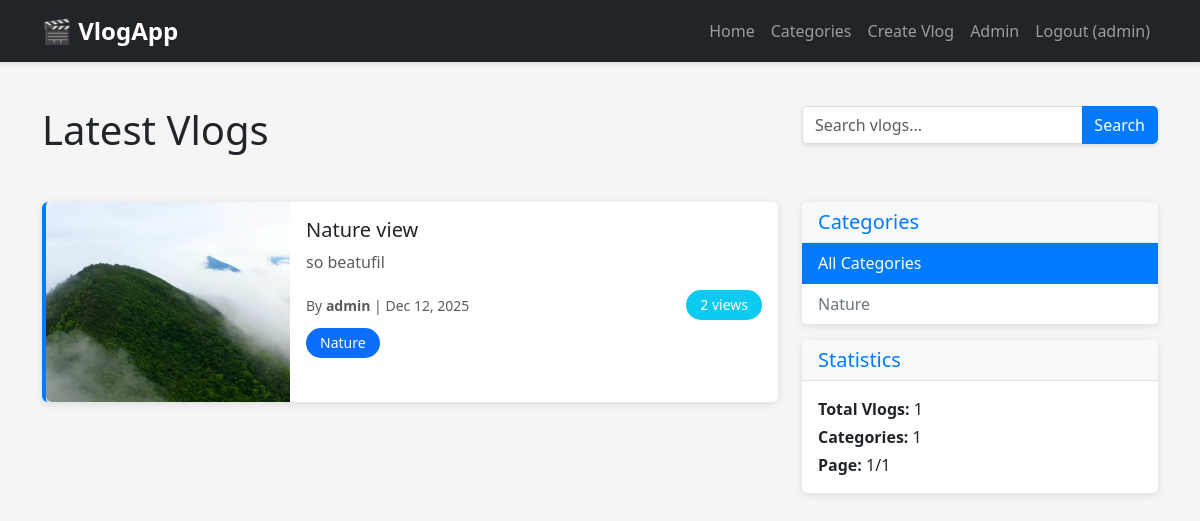
The app's page / (signed in) with its own data.
### vlogapp/models.py (models this page shows, shortened)
class VlogPost(models.Model):
    title = models.CharField(
        max_length=200,
        help_text="Enter the title of your vlog"
    )
    slug = models.SlugField(
        unique=True,
        help_text="URL-friendly version of the title (auto-generated)"
    )
    video_url = models.URLField(
        help_text="Enter the URL of your video (YouTube, Vimeo, etc.)",
        validators=[URLValidator()]
    )
    description = models.TextField(
        help_text="Detailed description of your vlog content"
    )
    author = models.ForeignKey(
        User,
        on_delete=models.CASCADE,
        related_name='vlogs'
    )
    published_date = models.DateTimeField(
        help_text="Date when the vlog was published"
    )
    updated_date = models.DateTimeField(
        auto_now=True,
        help_text="Automatically updated when the vlog is modified"
    )
    category = models.ForeignKey(
        Category,
        on_delete=models.PROTECT,
        related_name='vlogs'
    )
    tags = models.CharField(
        max_length=500,
        blank=True,
        help_text="Enter tags separated by commas (e.g., tutorial, beginner, django)"
    )
    thumbnail = models.ImageField(
        upload_to='thumbnails/',
        blank=True,
        null=True,
        help_text="Upload a custom thumbnail image for your vlog"
    )
    views_count = models.IntegerField(
        default=0,
        help_text="Track the number of times this vlog has been viewed"
    )
    created_at = models.DateTimeField(
        auto_now_add=True
    )
    class Meta:
        ordering = ['-published_date']
        indexes = [
            models.Index(fields=['-published_date']),
            models.Index(fields=['author']),
            models.Index(fields=['category']),
        ]
    def get_absolute_url(self):
        return reverse('vlog-detail', kwargs={'pk': self.id, 'slug': self.slug})
    def get_tags_list(self):
        return [tag.strip() for tag in self.tags.split(',') if tag.strip()]

class Category(models.Model):
    name = models.CharField(max_length=100, unique=True)
    slug = models.SlugField(unique=True)
    description = models.TextField(blank=True, null=True)
    created_at = models.DateTimeField(auto_now_add=True)
    class Meta:
        verbose_name_plural = "Categories"
        ordering = ['name']
    def __str__(self):
        return self.name

### vlogapp/views.py (the view)
# urls.py: path('', VlogListView.as_view(), name='vlog-list'),
class VlogListView(ListView):
    model = VlogPost
    template_name = 'vlogapp/vlog_list.html'
    context_object_name = 'vlogs'
    paginate_by = 10
    def get_queryset(self):
        queryset = VlogPost.objects.select_related('author', 'category').all()
        category_slug = self.request.GET.get('category')
        if category_slug:
            queryset = queryset.filter(category__slug=category_slug)
        search_query = self.request.GET.get('q')
        if search_query:
            queryset = queryset.filter(
                Q(title__icontains=search_query) |
                Q(description__icontains=search_query) |
                Q(tags__icontains=search_query)
            )
        return queryset
    def get_context_data(self, **kwargs):
        context = super().get_context_data(**kwargs)
        context['categories'] = Category.objects.all()
        context['search_query'] = self.request.GET.get('q', '')
        context['selected_category'] = self.request.GET.get('category', '')
        return context

### vlogapp/templates/vlogapp/vlog_list.html (shortened to what this page needs)
{% extends "base.html" %}
{% block content %}
<div class="row mb-4">
    <div class="col-lg-8">
        <h1 class="mb-4">Latest Vlogs</h1>
    </div>
    <div class="col-lg-4">
        <form method="get" class="mb-3">
            <div class="input-group">
                <input type="text" name="q" class="form-control" placeholder="Search vlogs..."
                       value="{{ search_query }}">
                <button class="btn btn-primary" type="submit">Search</button>
            </div>
        </form>
    </div>
</div>
<div class="row">
    <div class="col-lg-8">
        {% if vlogs %}
            <div class="vlog-list">
                {% for vlog in vlogs %}
                    <a href="{{ vlog.get_absolute_url }}" class="text-decoration-none">
                        <div class="card mb-3 vlog-card" style="cursor: pointer; transition: transform 0.2s, box-shadow 0.2s;"
                             onmouseover="this.style.transform='translateY(-3px)'; this.style.boxShadow='0 4px 15px rgba(0,0,0,0.15)';"
                             onmouseout="this.style.transform='translateY(0)'; this.style.boxShadow='none';">
                            <div class="row g-0 h-100">
                                <div class="col-md-4 d-flex align-items-center">
                                    {% if vlog.thumbnail %}
                                        <img src="{{ vlog.thumbnail.url }}" class="img-fluid rounded-start w-100" alt="{{ vlog.title }}" style="object-fit: cover; height: 200px;">
                                    {% else %}
                                        <div class="bg-secondary d-flex align-items-center justify-content-center w-100" style="height: 200px;">
                                            <span class="text-white display-6">🎬</span>
                                        </div>
                                    {% endif %}
                                </div>
                                <div class="col-md-8">
                                    <div class="card-body">
                                        <h5 class="card-title text-dark">{{ vlog.title }}</h5>
                                        <p class="card-text text-truncate text-muted">{{ vlog.description|truncatewords:30 }}</p>
                                        <div class="d-flex justify-content-between align-items-center">
                                            <small class="text-muted">
                                                By <strong>{{ vlog.author }}</strong> |
                                                {{ vlog.published_date|date:"M d, Y" }}
                                            </small>
                                            <span class="badge bg-info">{{ vlog.views_count }} views</span>
                                        </div>
                                        <div class="mt-2">
                                            <span class="badge bg-primary">{{ vlog.category }}</span>
                                        </div>
                                    </div>
                                </div>
                            </div>
                        </div>
                    </a>
                {% endfor %}
            </div>
        {% endif %}
    </div>
    <div class="col-lg-4">
        <div class="card mb-3">
            <div class="card-header">
                <h5 class="mb-0">Categories</h5>
            </div>
            <div class="list-group list-group-flush">
                <a href="{% url 'vlog-list' %}" class="list-group-item list-group-item-action {% if not selected_category %}active{% endif %}">
                    All Categories
                </a>
                {% for category in categories %}
                    <a href="?category={{ category.slug }}"
                       class="list-group-item list-group-item-action {% if selected_category == category.slug %}active{% endif %}">
                        {{ category.name }}
                    </a>
                {% endfor %}
            </div>
        </div>
        <div class="card">
            <div class="card-header">
                <h5 class="mb-0">Statistics</h5>
            </div>
            <div class="card-body">
                <p class="mb-1">
                    <strong>Total Vlogs:</strong> {{ paginator.count }}
                </p>
                <p class="mb-1">
                    <strong>Categories:</strong> {{ categories|length }}
                </p>
                <p class="mb-0">
                    <strong>Page:</strong> {{ page_obj.number }}/{{ page_obj.paginator.num_pages }}
                </p>
            </div>
        </div>
    </div>
</div>
{% endblock %}

### vlogapp/templates/base.html (shortened to what this page needs)
{% load static %}
<!DOCTYPE html>
<html lang="en">
<head>
    <link href="https://cdn.jsdelivr.net/npm/bootstrap@5.3.0/dist/css/bootstrap.min.css" rel="stylesheet">
    <link rel="stylesheet" href="{% static 'css/style.css' %}">
</head>
<body>
    <nav class="navbar navbar-expand-lg navbar-dark bg-dark">
        <div class="container">
            <a class="navbar-brand" href="{% url 'vlog-list' %}">🎬 VlogApp</a>
            <div class="collapse navbar-collapse" id="navbarNav">
                <ul class="navbar-nav ms-auto">
                    <li class="nav-item">
                        <a class="nav-link" href="{% url 'vlog-list' %}">Home</a>
                    </li>
                    <li class="nav-item">
                        <a class="nav-link" href="{% url 'category-list' %}">Categories</a>
                    </li>
                    {% if user.is_authenticated %}
                        <li class="nav-item">
                            <a class="nav-link" href="{% url 'vlog-create' %}">Create Vlog</a>
                        </li>
                        <li class="nav-item">
                            <a class="nav-link" href="{% url 'admin:index' %}">Admin</a>
                        </li>
                        <li class="nav-item">
                            <form method="post" action="{% url 'logout' %}" style="display: inline;">
                                <button type="submit" class="nav-link btn btn-link" style="cursor: pointer;">Logout ({{ user }})</button>
                            </form>
                        </li>
                    {% else %}
                        <li class="nav-item">
                            <a class="nav-link" href="{% url 'admin:login' %}">Login</a>
                        </li>
                    {% endif %}
                </ul>
            </div>
        </div>
    </nav>
    <main class="py-4">
        <div class="container">
            {% block content %}{% endblock %}
        </div>
    </main>
</body>
</html>

### vlogapp/static/css/style.css (style rules this page uses)
:root { --primary-color: #007bff; --secondary-color: #6c757d; --success-color: #28a745; --danger-color: #dc3545; --warning-color: #ffc107; --info-color: #17a2b8; }
body { font-family: 'Segoe UI', Tahoma, Geneva, Verdana, sans-serif; background-color: #f5f5f5; }
.navbar { box-shadow: 0 2px 4px rgba(0,0,0,0.1); margin-bottom: 20px; }
.navbar-brand { font-size: 1.5rem; font-weight: bold; }
.card { border: none; box-shadow: 0 2px 8px rgba(0,0,0,0.1); transition: transform 0.2s, box-shadow 0.2s; }
.vlog-card { border-left: 4px solid var(--primary-color); }
.badge { padding: 6px 12px; font-size: 0.875rem; }
.btn { border-radius: 5px; font-weight: 500; transition: all 0.3s; }
.btn-primary { background-color: var(--primary-color); border-color: var(--primary-color); }
.form-control, .form-select, .form-check-input { border-radius: 5px; border: 1px solid #ddd; transition: border-color 0.2s, box-shadow 0.2s; }
.card-header { background-color: #f8f9fa; border-bottom: 1px solid #dee2e6; }
.card-header h5 { color: var(--primary-color); margin-bottom: 0; }
.card { animation: fadeIn 0.3s ease-in-out; }
.input-group { border-radius: 5px; overflow: hidden; box-shadow: 0 2px 4px rgba(0,0,0,0.1); }
.input-group .form-control { border-right: none; }
.input-group .btn { border-left: none; }
.badge { border-radius: 20px; padding: 8px 14px; font-weight: 500; }
a { color: var(--primary-color); text-decoration: none; transition: color 0.2s; }
.list-group-item { border-color: #dee2e6; color: var(--secondary-color); transition: all 0.2s; }
.list-group-item.active { background-color: var(--primary-color); border-color: var(--primary-color); }

### records on screen
VlogPost: thumbnail (picture), title "Nature view", description "so beatufil", author "admin", published_date "Dec 12, 2025", views_count "2", category "Nature"
Category: name "Nature"

### other values on screen
{{ user }} "admin"
{{ paginator.count }} "1"
{{ categories|length }} "1"
{{ page_obj.number }} "1"
{{ page_obj.paginator.num_pages }} "1"
